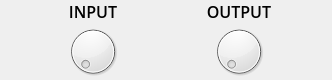
             <widget class="QFrame" name="frameKnob">
              <property name="minimumSize">
               <size>
                <width>0</width>
                <height>80</height>
               </size>
              </property>
              <property name="maximumSize">
               <size>
                <width>16777215</width>
                <height>80</height>
               </size>
              </property>
              <property name="styleSheet">
               <string notr="true"/>
              </property>
              <layout class="QGridLayout" name="gridLayout_2">
               <property name="leftMargin">
                <number>3</number>
               </property>
               <property name="topMargin">
                <number>0</number>
               </property>
               <property name="rightMargin">
                <number>3</number>
               </property>
               <property name="bottomMargin">
                <number>0</number>
               </property>
               <property name="horizontalSpacing">
                <number>6</number>
               </property>
               <property name="verticalSpacing">
                <number>0</number>
               </property>
               <item row="1" column="4">
                <spacer name="horizontalSpacer">
                 <property name="orientation">
                  <enum>Qt::Horizontal</enum>
                 </property>
                 <property name="sizeHint" stdset="0">
                  <size>
                   <width>40</width>
                   <height>20</height>
                  </size>
                 </property>
                </spacer>
               </item>
               <item row="1" column="2">
                <spacer name="horizontalSpacer_3">
                 <property name="orientation">
                  <enum>Qt::Horizontal</enum>
                 </property>
                 <property name="sizeType">
                  <enum>QSizePolicy::Fixed</enum>
                 </property>
                 <property name="sizeHint" stdset="0">
                  <size>
                   <width>40</width>
                   <height>20</height>
                  </size>
                 </property>
                </spacer>
               </item>
               <item row="1" column="1">
                <layout class="QVBoxLayout" name="verticalLayout_2">
                 <property name="spacing">
                  <number>0</number>
                 </property>
                 <item>
                  <widget class="QLabel" name="lbKnobNameInput">
                   <property name="font">
                    <font>
                     <family>Open Sans</family>
                     <pointsize>12</pointsize>
                     <weight>68</weight>
                     <bold>true</bold>
                    </font>
                   </property>
                   <property name="styleSheet">
                    <string notr="true"/>
                   </property>
                   <property name="text">
                    <string>INPUT</string>
                   </property>
                   <property name="alignment">
                    <set>Qt::AlignCenter</set>
                   </property>
                  </widget>
                 </item>
                 <item>
                  <widget class="QDial" name="dialInput">
                   <property name="styleSheet">
                    <string notr="true"/>
                   </property>
                  </widget>
                 </item>
                </layout>
               </item>
               <item row="1" column="3">
                <layout class="QVBoxLayout" name="verticalLayout_3">
                 <property name="spacing">
                  <number>0</number>
                 </property>
                 <item>
                  <widget class="QLabel" name="lbKnobNameOutput">
                   <property name="font">
                    <font>
                     <family>Open Sans</family>
                     <pointsize>12</pointsize>
                     <weight>68</weight>
                     <bold>true</bold>
                    </font>
                   </property>
                   <property name="styleSheet">
                    <string notr="true"/>
                   </property>
                   <property name="text">
                    <string>OUTPUT</string>
                   </property>
                   <property name="alignment">
                    <set>Qt::AlignCenter</set>
                   </property>
                  </widget>
                 </item>
                 <item>
                  <widget class="QDial" name="dialOutput">
                   <property name="tracking">
                    <bool>true</bool>
                   </property>
                  </widget>
                 </item>
                </layout>
               </item>
               <item row="1" column="0">
                <spacer name="horizontalSpacer_2">
                 <property name="orientation">
                  <enum>Qt::Horizontal</enum>
                 </property>
                 <property name="sizeHint" stdset="0">
                  <size>
                   <width>40</width>
                   <height>20</height>
                  </size>
                 </property>
                </spacer>
               </item>
              </layout>
             </widget>
